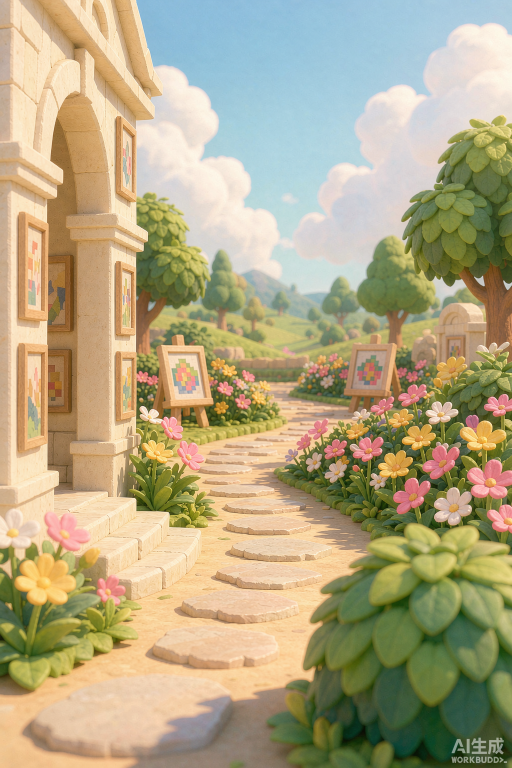
#> input picture DesignAssets/UI_v10/bg/Vertical_mobile_game_backgroun_2026-11-16T07-30-06.png, 1024 x 1536 px (shown at 1/2 size); its folder holds 2 pictures in this run; the run also reads 1 picture not shown here
$ python gen_v10.py
#> lines starting #> are read from the running program, lines starting #| are printed output that depends on the picture
# -*- coding: utf-8 -*-
"""
BlockOut TapAway 设计稿 v10 —— 严格对齐第一版原图风格
核心修正：真实3D场景背景 + 厚软胶UI浮层（高光/暗边/同色描边/柔投影）
不是 v9 那种程序化点阵底 + 扁平卡片。
9屏对应第一版拼图：加载/主页/图库/游戏/结算/失败/皮肤/每日/地图关卡
输出 UI_v10/screens/，不接入 Unity、未编译未运行。
"""
import os, math
import numpy as np
from PIL import Image, ImageDraw, ImageFont, ImageFilter

HERE = os.path.dirname(os.path.abspath(__file__))
BGDIR = os.path.join(HERE, "bg")
OUT = os.path.join(HERE, "screens")
os.makedirs(OUT, exist_ok=True)

W, H = 720, 1560
FB = r"C:\Windows\Fonts\msyhbd.ttc"
FR = r"C:\Windows\Fonts\msyh.ttc"

def font(sz, bold=True):
    try: return ImageFont.truetype(FB if bold else FR, max(8, int(sz)))
    except Exception: return ImageFont.load_default()

def text(d, xy, s, sz, fill, stroke=None, sw=2, bold=True, anchor="mm", sh=False):
    f = font(sz, bold); kw = dict(font=f, fill=fill, anchor=anchor)
    if stroke: kw.update(stroke_width=sw, stroke_fill=stroke)
    if sh: d.text((xy[0]+2, xy[1]+3), s, font=f, fill=(120,80,40,110), anchor=anchor)
    d.text(xy, s, **kw)

def load_bg(name):
    """裁掉右下角AI生成水印区（底部约6%），再铺满。"""
    p = os.path.join(BGDIR, name)
    im = Image.open(p).convert("RGBA")
    w, h = im.size
    im = im.crop((0, 0, w, int(h * 0.94)))
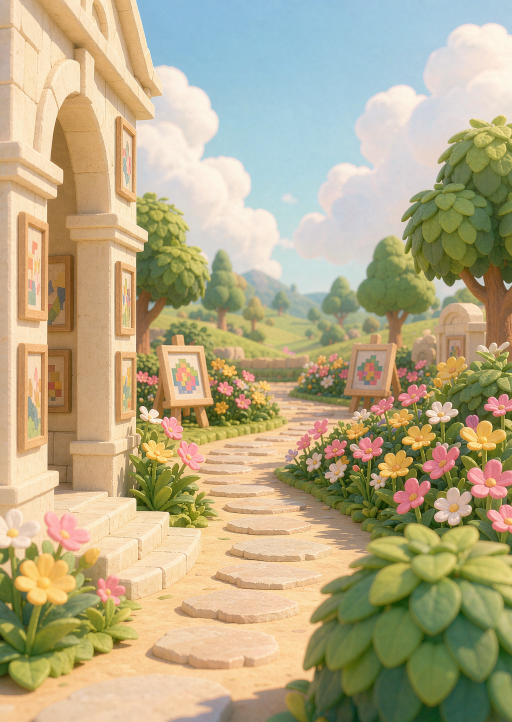
#> im: PIL image 1024x1443 RGBA (shown at 1/2 size); mean R, G, B, A 181.5, 170, 134.6, 255
    return im.resize((W, H), Image.LANCZOS)
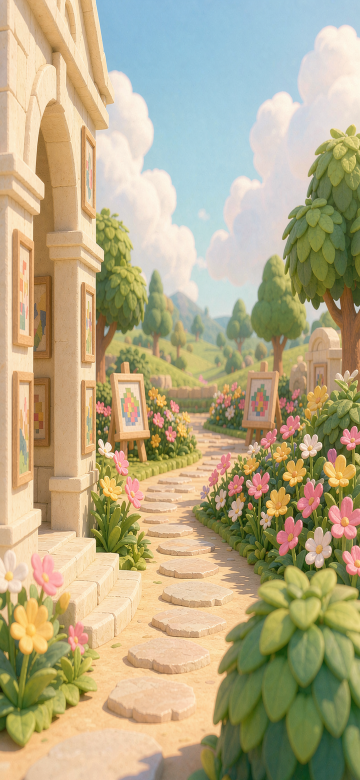
#> returned value: PIL image 720x1560 RGBA (shown at 1/2 size); mean R, G, B, A 181.5, 170, 134.6, 255

GARDEN = None
GALLERY = None
def init_bg():
    global GARDEN, GALLERY
    GARDEN = load_bg("Vertical_mobile_game_backgroun_2026-11-16T07-30-06.png")
    GALLERY = load_bg("Vertical_mobile_game_loading_s_2026-11-16T07-30-35.png")
#> (the rest of the program and of its run is left out)
